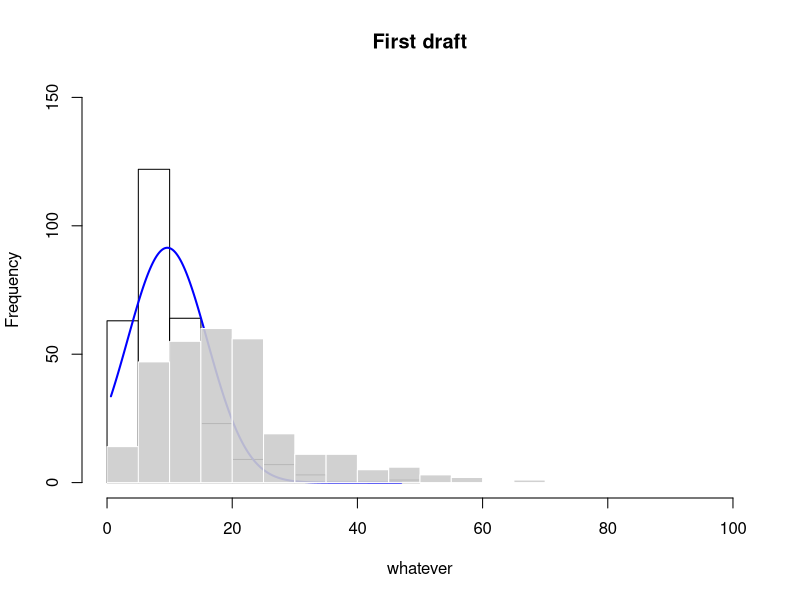

Write R code to recreate this figure. (Note: this script raises an error after producing the figure.)
HS<- read.table("Histograms.txt", header = T) #loading the data table 

x<-HS$SS_WS12 #assigning name to each dataset/coloumn just to avoid typing it so many times
y<-HS$SS_DS13 #assigning name to each dataset/coloumn just to avoid typing it so many times
z<-HS$SS_DS14 #assigning name to each dataset/coloumn just to avoid typing it so many times

dev.new() #Open a new canvas for plotting the graph 

#Graph 1 

#histogram#1
h<-hist(x, col="white", xlim = c(0,100), ylim = c(0,150), main = "First draft", xlab = "whatever", ylab= "Frequency") #histogram (hist is the function, colour, xlim and ylim are x and y axis limit, "main" is heading of the graph, xlab and ylab is label)  


#drawing the normality curve
#we need a xand y for a n curve 

xfit <- seq(min(x), max(x), length= nrow(HS)) # creating x and min, max and number of data points n
yfit_density <- dnorm(xfit, mean=mean(x), sd=sd(x)) # creatig a y by predecting the normal distribution
yfit_freq <- yfit_density*diff(h$mids[1:2])*length(x) #converting density to frequency 
lines(xfit, yfit_freq, col="blue", lwd=2) # plotting the grpah col - color, lwd - line width

#graph 2
#histogram#2

g<-hist(y, col=rgb(0.8,0.8,0.8,0.9), xlim = c(0,100), ylim = c(0,150),border= F, add =T) #same but see the last function "add =T" is to layover the histogram with previous one
#in this histogram#2 I used "col= rgb" instead of using a solid color like previous just to create lite colors (Please don't spend two hours searching what is it)

#same as before 
xfit <- seq(min(y), max(y), length= nrow(HS))
yfit_density <- dnorm(xfit, mean=mean(y), sd=sd(y))
yfit_freq <- yfit_density*diff(g$mids[1:2])*length(y)
lines(xfit, yfit_freq, col="green", lwd=2)

#graph 3
#histogram#3

i<-hist(z, col=rgb(0.1,0.1,0.1,0.5), border= F, xlim = c(0,100), ylim = c(0,150), add=T) # the command "border =F" is to remove border of histogram bins

#same as before 
xfit <- seq(min(z), max(z), length= nrow(HS))
yfit_density <- dnorm(xfit, mean=mean(z), sd=sd(z))
yfit_freq <- yfit_density*diff(i$mids[1:2])*length(z)
lines(xfit, yfit_freq, col="red", lwd=2)

box() # this is to merge the origin of the grpah 

dev.new()
